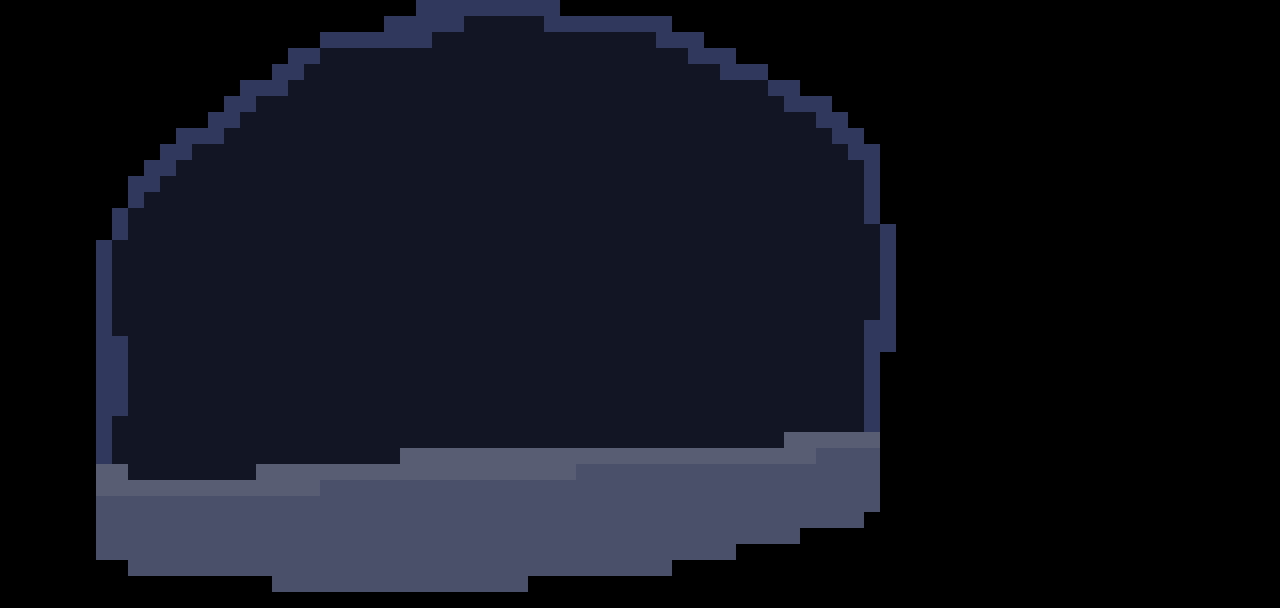

Below is a game level as drawn by its tile map, then a one-line description and the .tmx that defines it (tile-layer data replaced by summaries):
An orthogonal 80x38 tile map with 16x16 px tiles, 1 tile layer (cave).

<map version="1.0" orientation="orthogonal" width="80" height="38" tilewidth="16" tileheight="16">
 <tileset firstgid="1" name="cave" tilewidth="16" tileheight="16">
  <image source="tileset.png" width="64" height="16" />
 </tileset>
 <layer name="cave" width="80" height="38">
  <data>[3040 cells, 1570 non-empty, 4 distinct tile ids]</data>
 </layer>
</map>
